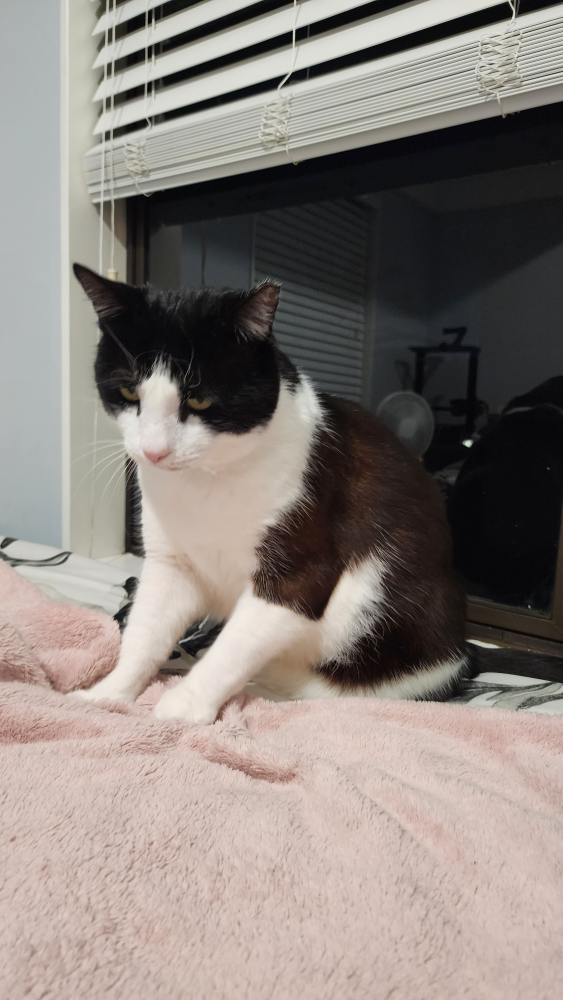
#> input picture images/cat.jpg, 2252 x 4000 px, found by its file name (shown at 1/4 size)
$ python detectface.py
#> lines starting #> are read from the running program, lines starting #| are printed output that depends on the picture
# import required libraries
import cv2

# read the input image
img = cv2.imread('cat.jpg')
#> img is the input picture: shape (4000, 2252, 3); mean B, G, R 123, 128.1, 136.4

# convert the input image to grayscale
gray = cv2.cvtColor(img, cv2.COLOR_BGR2GRAY)
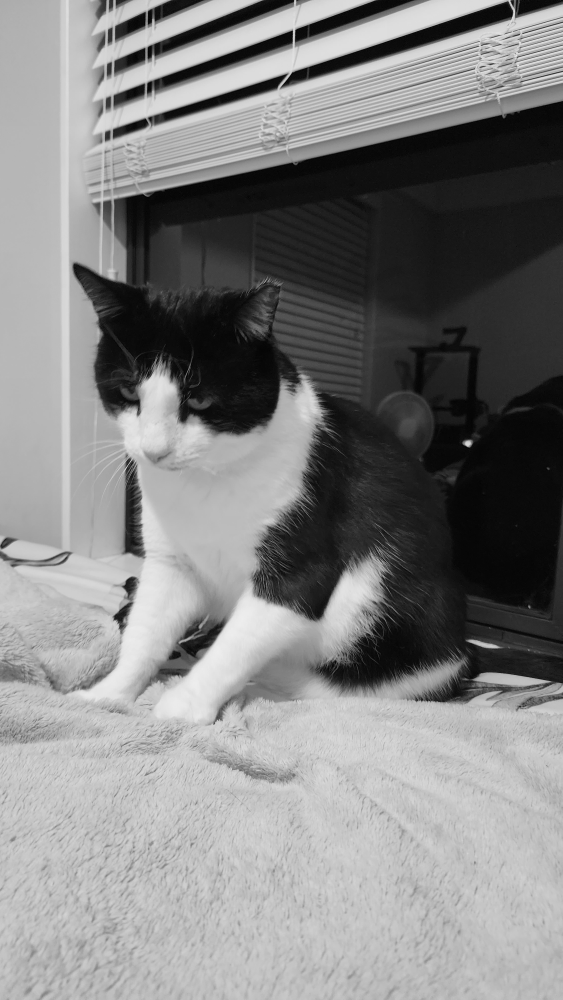
#> gray: shape (4000, 2252) (shown at 1/4 size); min 0, max 249, mean 130

# read the haarcascade to detect cat faces
#cat_cascade = cv2.CascadeClassifier('haarcascades/haarcascade_frontalcatface_extended.xml')
cat_cascade = cv2.CascadeClassifier('haarcascades/haarcascade_frontalcatface.xml')

# Detects cat faces in the input image
faces = cat_cascade.detectMultiScale(gray, 1.12, 5)
#> faces = [[327, 1323, 637, 637]]
print('Number of detected cat faces:', len(faces))
#| Number of detected cat faces: 1

# if atleast one cat face id detected
if len(faces) > 0:
   print("Cat face detected")
   for (x,y,w,h) in faces:

      # To draw a rectangle in a face
      cv2.rectangle(img,(x,y),(x+w,y+h),(0,255,255),2)
      cv2.putText(img, 'Zorro', (x, y-3),
      cv2.FONT_HERSHEY_SIMPLEX, 0.5, (0,255,0), 1)
#> this loop made 1 pass
else:
   print("No cat face detected")

scaled_down= cv2.pyrDown(img)
scaled_down2= cv2.pyrDown(scaled_down)
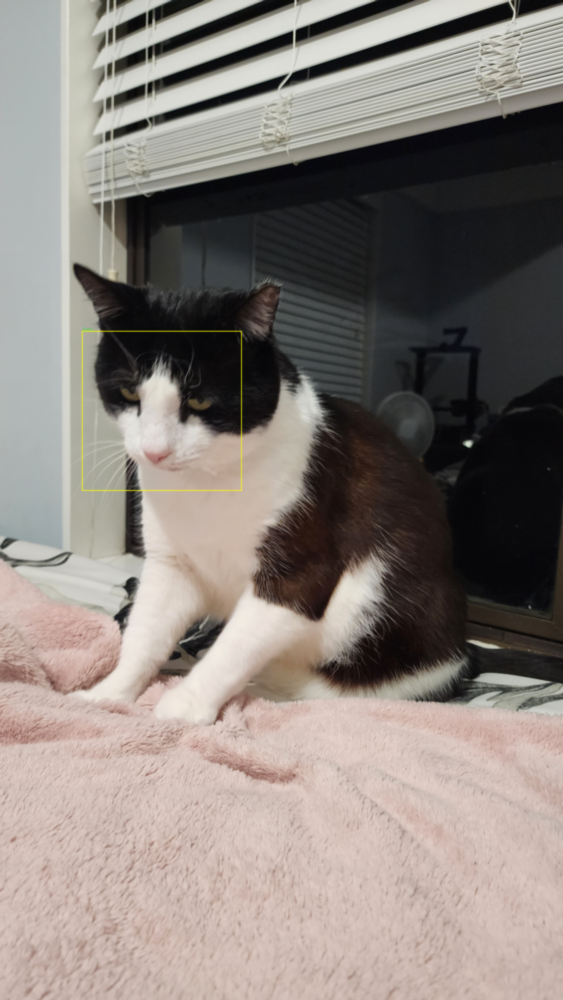
#> scaled_down2: shape (1000, 563, 3); mean B, G, R 122.9, 128.3, 136.6

# Display an image in a window
cv2.imshow('Cat Image',scaled_down2)
cv2.waitKey(0)
cv2.destroyAllWindows()
